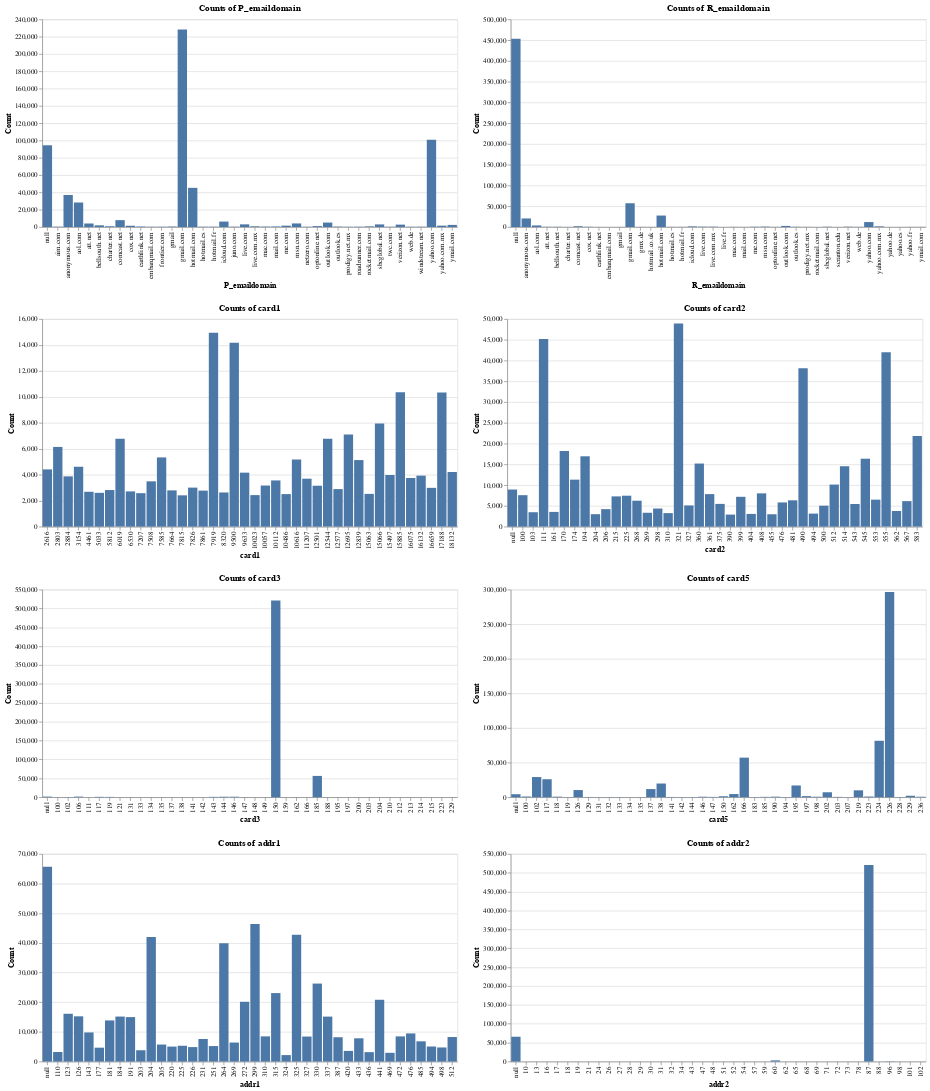

The notebook cell this image was saved under:
### Code cell
charts = {}

for i in ['P_emaildomain', 'R_emaildomain', 'card1', 'card2', 'card3', 'card5', 'addr1', 'addr2']:
    feature_count = train[i].value_counts(dropna=False).reset_index()[:40]
    feature_count.columns = [i, 'count']  # properly name columns
    chart = alt.Chart(feature_count).mark_bar().encode(
        x=alt.X(f"{i}:N", axis=alt.Axis(title=i)),
        y=alt.Y('count:Q', axis=alt.Axis(title='Count')),
        tooltip=[i, 'count']
    ).properties(
        title=f"Counts of {i}",
        width=600
    )
    charts[i] = chart
    
display(
    (charts['P_emaildomain'] | charts['R_emaildomain']) &
    (charts['card1'] | charts['card2']) &
    (charts['card3'] | charts['card5']) &
    (charts['addr1'] | charts['addr2'])
)

### Figure 1 — Vega-Lite specification as saved in the notebook (floating-point values rounded to 4 significant figures)
{"config": {"view": {"continuousWidth": 300, "continuousHeight": 300}}, "vconcat": [{"hconcat": [{"data": {"name": "data-ab72d991b938848735bebe4d428ecb7f"}, "mark": {"type": "bar"}, "encoding": {"tooltip": [{"field": "P_emaildomain", "type": "nominal"}, {"field": "count", "type": "quantitative"}], "x": {"axis": {"title": "P_emaildomain"}, "field": "P_emaildomain", "type": "nominal"}, "y": {"axis": {"title": "Count"}, "field": "count", "type": "quantitative"}}, "title": "Counts of P_emaildomain", "width": 600}, {"data": {"name": "data-2df04ddb804fa61fa81b42b40f416832"}, "mark": {"type": "bar"}, "encoding": {"tooltip": [{"field": "R_emaildomain", "type": "nominal"}, {"field": "count", "type": "quantitative"}], "x": {"axis": {"title": "R_emaildomain"}, "field": "R_emaildomain", "type": "nominal"}, "y": {"axis": {"title": "Count"}, "field": "count", "type": "quantitative"}}, "title": "Counts of R_emaildomain", "width": 600}]}, {"hconcat": [{"data": {"name": "data-d05e476c0542c426867e62baa664793f"}, "mark": {"type": "bar"}, "encoding": {"tooltip": [{"field": "card1", "type": "quantitative"}, {"field": "count", "type": "quantitative"}], "x": {"axis": {"title": "card1"}, "field": "card1", "type": "nominal"}, "y": {"axis": {"title": "Count"}, "field": "count", "type": "quantitative"}}, "title": "Counts of card1", "width": 600}, {"data": {"name": "data-93a134535cf6c291ea09bb61a3ba4d90"}, "mark": {"type": "bar"}, "encoding": {"tooltip": [{"field": "card2", "type": "quantitative"}, {"field": "count", "type": "quantitative"}], "x": {"axis": {"title": "card2"}, "field": "card2", "type": "nominal"}, "y": {"axis": {"title": "Count"}, "field": "count", "type": "quantitative"}}, "title": "Counts of card2", "width": 600}]}, {"hconcat": [{"data": {"name": "data-5b521b8ead42b9b04d38748be88f4fa2"}, "mark": {"type": "bar"}, "encoding": {"tooltip": [{"field": "card3", "type": "quantitative"}, {"field": "count", "type": "quantitative"}], "x": {"axis": {"title": "card3"}, "field": "card3", "type": "nominal"}, "y": {"axis": {"title": "Count"}, "field": "count", "type": "quantitative"}}, "title": "Counts of card3", "width": 600}, {"data": {"name": "data-ccf4433ee5944b8e800c30fbbe228f3f"}, "mark": {"type": "bar"}, "encoding": {"tooltip": [{"field": "card5", "type": "quantitative"}, {"field": "count", "type": "quantitative"}], "x": {"axis": {"title": "card5"}, "field": "card5", "type": "nominal"}, "y": {"axis": {"title": "Count"}, "field": "count", "type": "quantitative"}}, "title": "Counts of card5", "width": 600}]}, {"hconcat": [{"data": {"name": "data-0c27adac0ae14196e78bbcecab2db905"}, "mark": {"type": "bar"}, "encoding": {"tooltip": [{"field": "addr1", "type": "quantitative"}, {"field": "count", "type": "quantitative"}], "x": {"axis": {"title": "addr1"}, "field": "addr1", "type": "nominal"}, "y": {"axis": {"title": "Count"}, "field": "count", "type": "quantitative"}}, "title": "Counts of addr1", "width": 600}, {"data": {"name": "data-3c8b3e95ae7d1365004a69d749083249"}, "mark": {"type": "bar"}, "encoding": {"tooltip": [{"field": "addr2", "type": "quantitative"}, {"field": "count", "type": "quantitative"}], "x": {"axis": {"title": "addr2"}, "field": "addr2", "type": "nominal"}, "y": {"axis": {"title": "Count"}, "field": "count", "type": "quantitative"}}, "title": "Counts of addr2", "width": 600}]}], "$schema": "https://vega.github.io/schema/vega-lite/v5.20.1.json", "datasets": {"data-ab72d991b938848735bebe4d428ecb7f": [{"P_emaildomain": "gmail.com", "count": 228355}, {"P_emaildomain": "yahoo.com", "count": 100934}, {"P_emaildomain": null, "count": 94456}, {"P_emaildomain": "hotmail.com", "count": 45250}, {"P_emaildomain": "anonymous.com", "count": 36998}, {"P_emaildomain": "aol.com", "count": 28289}, {"P_emaildomain": "comcast.net", "count": 7888}, {"P_emaildomain": "icloud.com", "count": 6267}, {"P_emaildomain": "outlook.com", "count": 5096}, {"P_emaildomain": "msn.com", "count": 4092}, {"P_emaildomain": "att.net", "count": 4033}, {"P_emaildomain": "live.com", "count": 3041}, {"P_emaildomain": "sbcglobal.net", "count": 2970}, {"P_emaildomain": "verizon.net", "count": 2705}, {"P_emaildomain": "ymail.com", "count": 2396}, {"P_emaildomain": "bellsouth.net", "count": 1909}, {"P_emaildomain": "yahoo.com.mx", "count": 1543}, {"P_emaildomain": "me.com", "count": 1522}, {"P_emaildomain": "cox.net", "count": 1393}, {"P_emaildomain": "optonline.net", "count": 1011}, {"P_emaildomain": "charter.net", "count": 816}, {"P_emaildomain": "live.com.mx", "count": 749}, {"P_emaildomain": "rocketmail.com", "count": 664}, {"P_emaildomain": "mail.com", "count": 559}, {"P_emaildomain": "earthlink.net", "count": 514}, {"P_emaildomain": "gmail", "count": 496}, {"P_emaildomain": "outlook.es", "count": 438}, {"P_emaildomain": "mac.com", "count": 436}, {"P_emaildomain": "juno.com", "count": 322}, {"P_emaildomain": "aim.com", "count": 315}, {"P_emaildomain": "hotmail.es", "count": 305}, {"P_emaildomain": "roadrunner.com", "count": 305}, {"P_emaildomain": "windstream.net", "count": 305}, {"P_emaildomain": "hotmail.fr", "count": 295}, {"P_emaildomain": "frontier.com", "count": 280}, {"P_emaildomain": "embarqmail.com", "count": 260}, {"P_emaildomain": "web.de", "count": 240}, {"P_emaildomain": "netzero.com", "count": 230}, {"P_emaildomain": "twc.com", "count": 230}, {"P_emaildomain": "prodigy.net.mx", "count": 207}], "data-2df04ddb804fa61fa81b42b40f416832": [{"R_emaildomain": null, "count": 453249}, {"R_emaildomain": "gmail.com", "count": 57147}, {"R_emaildomain": "hotmail.com", "count": 27509}, {"R_emaildomain": "anonymous.com", "count": 20529}, {"R_emaildomain": "yahoo.com", "count": 11842}, {"R_emaildomain": "aol.com", "count": 3701}, {"R_emaildomain": "outlook.com", "count": 2507}, {"R_emaildomain": "comcast.net", "count": 1812}, {"R_emaildomain": "yahoo.com.mx", "count": 1508}, {"R_emaildomain": "icloud.com", "count": 1398}, {"R_emaildomain": "msn.com", "count": 852}, {"R_emaildomain": "live.com", "count": 762}, {"R_emaildomain": "live.com.mx", "count": 754}, {"R_emaildomain": "verizon.net", "count": 620}, {"R_emaildomain": "me.com", "count": 556}, {"R_emaildomain": "sbcglobal.net", "count": 552}, {"R_emaildomain": "cox.net", "count": 459}, {"R_emaildomain": "outlook.es", "count": 433}, {"R_emaildomain": "att.net", "count": 430}, {"R_emaildomain": "bellsouth.net", "count": 422}, {"R_emaildomain": "hotmail.fr", "count": 293}, {"R_emaildomain": "hotmail.es", "count": 292}, {"R_emaildomain": "web.de", "count": 237}, {"R_emaildomain": "mac.com", "count": 218}, {"R_emaildomain": "prodigy.net.mx", "count": 207}, {"R_emaildomain": "ymail.com", "count": 207}, {"R_emaildomain": "optonline.net", "count": 187}, {"R_emaildomain": "gmx.de", "count": 147}, {"R_emaildomain": "yahoo.fr", "count": 137}, {"R_emaildomain": "charter.net", "count": 127}, {"R_emaildomain": "mail.com", "count": 122}, {"R_emaildomain": "hotmail.co.uk", "count": 105}, {"R_emaildomain": "gmail", "count": 95}, {"R_emaildomain": "earthlink.net", "count": 79}, {"R_emaildomain": "yahoo.de", "count": 75}, {"R_emaildomain": "rocketmail.com", "count": 69}, {"R_emaildomain": "embarqmail.com", "count": 68}, {"R_emaildomain": "scranton.edu", "count": 63}, {"R_emaildomain": "yahoo.es", "count": 57}, {"R_emaildomain": "live.fr", "count": 55}], "data-d05e476c0542c426867e62baa664793f": [{"card1": 7919, "count": 14932}, {"card1": 9500, "count": 14162}, {"card1": 15885, "count": 10361}, {"card1": 17188, "count": 10344}, {"card1": 15066, "count": 7945}, {"card1": 12695, "count": 7091}, {"card1": 12544, "count": 6773}, {"card1": 6019, "count": 6771}, {"card1": 2803, "count": 6141}, {"card1": 7585, "count": 5334}, {"card1": 10616, "count": 5172}, {"card1": 12839, "count": 5129}, {"card1": 3154, "count": 4614}, {"card1": 2616, "count": 4410}, {"card1": 18132, "count": 4209}, {"card1": 9633, "count": 4158}, {"card1": 15497, "count": 3977}, {"card1": 16132, "count": 3929}, {"card1": 2884, "count": 3873}, {"card1": 16075, "count": 3748}, {"card1": 11207, "count": 3693}, {"card1": 10112, "count": 3560}, {"card1": 7508, "count": 3490}, {"card1": 10057, "count": 3166}, {"card1": 12501, "count": 3152}, {"card1": 7826, "count": 3006}, {"card1": 16659, "count": 2988}, {"card1": 12577, "count": 2891}, {"card1": 5812, "count": 2818}, {"card1": 7664, "count": 2792}, {"card1": 7861, "count": 2774}, {"card1": 6530, "count": 2714}, {"card1": 4461, "count": 2686}, {"card1": 8320, "count": 2632}, {"card1": 5033, "count": 2604}, {"card1": 7207, "count": 2578}, {"card1": 15063, "count": 2522}, {"card1": 10486, "count": 2505}, {"card1": 10023, "count": 2428}, {"card1": 7815, "count": 2411}], "data-93a134535cf6c291ea09bb61a3ba4d90": [{"card2": 321.0, "count": 48935}, {"card2": 111.0, "count": 45191}, {"card2": 555.0, "count": 41995}, {"card2": 490.0, "count": 38145}, {"card2": 583.0, "count": 21803}, {"card2": 170.0, "count": 18214}, {"card2": 194.0, "count": 16938}, {"card2": 545.0, "count": 16355}, {"card2": 360.0, "count": 15190}, {"card2": 514.0, "count": 14541}, {"card2": 174.0, "count": 11310}, {"card2": 512.0, "count": 10126}, {"card2": null, "count": 8933}, {"card2": 408.0, "count": 8012}, {"card2": 361.0, "count": 7827}, {"card2": 100.0, "count": 7570}, {"card2": 225.0, "count": 7445}, {"card2": 215.0, "count": 7281}, {"card2": 399.0, "count": 7180}, {"card2": 553.0, "count": 6495}, {"card2": 481.0, "count": 6336}, {"card2": 268.0, "count": 6239}, {"card2": 567.0, "count": 6137}, {"card2": 476.0, "count": 5822}, {"card2": 375.0, "count": 5473}, {"card2": 543.0, "count": 5451}, {"card2": 327.0, "count": 5100}, {"card2": 500.0, "count": 5045}, {"card2": 298.0, "count": 4356}, {"card2": 206.0, "count": 4208}, {"card2": 562.0, "count": 3756}, {"card2": 161.0, "count": 3541}, {"card2": 103.0, "count": 3468}, {"card2": 269.0, "count": 3338}, {"card2": 310.0, "count": 3255}, {"card2": 494.0, "count": 3136}, {"card2": 404.0, "count": 3056}, {"card2": 204.0, "count": 2994}, {"card2": 455.0, "count": 2979}, {"card2": 390.0, "count": 2896}], "data-5b521b8ead42b9b04d38748be88f4fa2": [{"card3": 150.0, "count": 521287}, {"card3": 185.0, "count": 56346}, {"card3": 106.0, "count": 1571}, {"card3": null, "count": 1565}, {"card3": 146.0, "count": 1252}, {"card3": 144.0, "count": 1252}, {"card3": 117.0, "count": 962}, {"card3": 143.0, "count": 899}, {"card3": 119.0, "count": 750}, {"card3": 102.0, "count": 460}, {"card3": 147.0, "count": 390}, {"card3": 162.0, "count": 339}, {"card3": 203.0, "count": 253}, {"card3": 213.0, "count": 221}, {"card3": 100.0, "count": 202}, {"card3": 200.0, "count": 184}, {"card3": 188.0, "count": 175}, {"card3": 131.0, "count": 172}, {"card3": 134.0, "count": 166}, {"card3": 149.0, "count": 127}, {"card3": 135.0, "count": 120}, {"card3": 229.0, "count": 118}, {"card3": 210.0, "count": 104}, {"card3": 195.0, "count": 101}, {"card3": 121.0, "count": 99}, {"card3": 159.0, "count": 82}, {"card3": 197.0, "count": 81}, {"card3": 137.0, "count": 71}, {"card3": 138.0, "count": 70}, {"card3": 214.0, "count": 66}, {"card3": 148.0, "count": 61}, {"card3": 223.0, "count": 55}, {"card3": 204.0, "count": 51}, {"card3": 133.0, "count": 50}, {"card3": 141.0, "count": 49}, {"card3": 166.0, "count": 47}, {"card3": 212.0, "count": 46}, {"card3": 215.0, "count": 44}, {"card3": 142.0, "count": 40}, {"card3": 111.0, "count": 39}], "data-ccf4433ee5944b8e800c30fbbe228f3f": [{"card5": 226.0, "count": 296546}, {"card5": 224.0, "count": 81513}, {"card5": 166.0, "count": 57140}, {"card5": 102.0, "count": 29105}, {"card5": 117.0, "count": 25941}, {"card5": 138.0, "count": 19737}, {"card5": 195.0, "count": 16945}, {"card5": 137.0, "count": 11720}, {"card5": 126.0, "count": 10298}, {"card5": 219.0, "count": 9924}, {"card5": 202.0, "count": 7103}, {"card5": 162.0, "count": 4524}, {"card5": null, "count": 4259}, {"card5": 229.0, "count": 2048}, {"card5": 197.0, "count": 1551}, {"card5": 150.0, "count": 1338}, {"card5": 100.0, "count": 978}, {"card5": 223.0, "count": 936}, {"card5": 118.0, "count": 752}, {"card5": 190.0, "count": 744}, {"card5": 146.0, "count": 671}, {"card5": 198.0, "count": 670}, {"card5": 236.0, "count": 647}, {"card5": 185.0, "count": 474}, {"card5": 203.0, "count": 428}, {"card5": 147.0, "count": 417}, {"card5": 141.0, "count": 341}, {"card5": 129.0, "count": 325}, {"card5": 142.0, "count": 277}, {"card5": 194.0, "count": 259}, {"card5": 183.0, "count": 258}, {"card5": 228.0, "count": 248}, {"card5": 119.0, "count": 219}, {"card5": 144.0, "count": 219}, {"card5": 131.0, "count": 205}, {"card5": 132.0, "count": 203}, {"card5": 135.0, "count": 196}, {"card5": 133.0, "count": 145}, {"card5": 134.0, "count": 94}, {"card5": 207.0, "count": 82}], "data-0c27adac0ae14196e78bbcecab2db905": [{"addr1": null, "count": 65706}, {"addr1": 299.0, "count": 46335}, {"addr1": 325.0, "count": 42751}, {"addr1": 204.0, "count": 42020}, {"addr1": 264.0, "count": 39870}, {"addr1": 330.0, "count": 26287}, {"addr1": 315.0, "count": 23078}, {"addr1": 441.0, "count": 20827}, {"addr1": 272.0, "count": 20141}, {"addr1": 123.0, "count": 16105}, {"addr1": 126.0, "count": 15243}, {"addr1": 184.0, "count": 15160}, {"addr1": 337.0, "count": 15149}, {"addr1": 191.0, "count": 14979}, {"addr1": 181.0, "count": 13856}, {"addr1": 143.0, "count": 9806}, {"addr1": 476.0, "count": 9478}, {"addr1": 310.0, "count": 8486}, {"addr1": 472.0, "count": 8478}, {"addr1": 327.0, "count": 8425}, {"addr1": 512.0, "count": 8268}, {"addr1": 387.0, "count": 8187}, {"addr1": 433.0, "count": 7831}, {"addr1": 231.0, "count": 7605}, {"addr1": 485.0, "count": 6816}, {"addr1": 269.0, "count": 6404}, {"addr1": 205.0, "count": 5725}, {"addr1": 225.0, "count": 5323}, {"addr1": 251.0, "count": 5216}, {"addr1": 494.0, "count": 5065}, {"addr1": 220.0, "count": 5041}, {"addr1": 226.0, "count": 4867}, {"addr1": 498.0, "count": 4744}, {"addr1": 177.0, "count": 4674}, {"addr1": 203.0, "count": 3808}, {"addr1": 420.0, "count": 3581}, {"addr1": 110.0, "count": 3220}, {"addr1": 436.0, "count": 3169}, {"addr1": 469.0, "count": 2940}, {"addr1": 324.0, "count": 2173}], "data-3c8b3e95ae7d1365004a69d749083249": [{"addr2": 87.0, "count": 520481}, {"addr2": null, "count": 65706}, {"addr2": 60.0, "count": 3084}, {"addr2": 96.0, "count": 638}, {"addr2": 32.0, "count": 91}, {"addr2": 65.0, "count": 82}, {"addr2": 16.0, "count": 55}, {"addr2": 31.0, "count": 47}, {"addr2": 19.0, "count": 33}, {"addr2": 26.0, "count": 25}, {"addr2": 27.0, "count": 20}, {"addr2": 69.0, "count": 17}, {"addr2": 59.0, "count": 17}, {"addr2": 34.0, "count": 16}, {"addr2": 43.0, "count": 12}, {"addr2": 102.0, "count": 11}, {"addr2": 29.0, "count": 11}, {"addr2": 98.0, "count": 11}, {"addr2": 57.0, "count": 10}, {"addr2": 68.0, "count": 10}, {"addr2": 78.0, "count": 8}, {"addr2": 10.0, "count": 8}, {"addr2": 13.0, "count": 7}, {"addr2": 71.0, "count": 7}, {"addr2": 17.0, "count": 7}, {"addr2": 54.0, "count": 6}, {"addr2": 72.0, "count": 6}, {"addr2": 88.0, "count": 5}, {"addr2": 52.0, "count": 5}, {"addr2": 21.0, "count": 5}, {"addr2": 73.0, "count": 5}, {"addr2": 51.0, "count": 4}, {"addr2": 47.0, "count": 4}, {"addr2": 30.0, "count": 4}, {"addr2": 101.0, "count": 4}, {"addr2": 28.0, "count": 4}, {"addr2": 62.0, "count": 4}, {"addr2": 48.0, "count": 4}, {"addr2": 18.0, "count": 3}, {"addr2": 24.0, "count": 3}]}}
